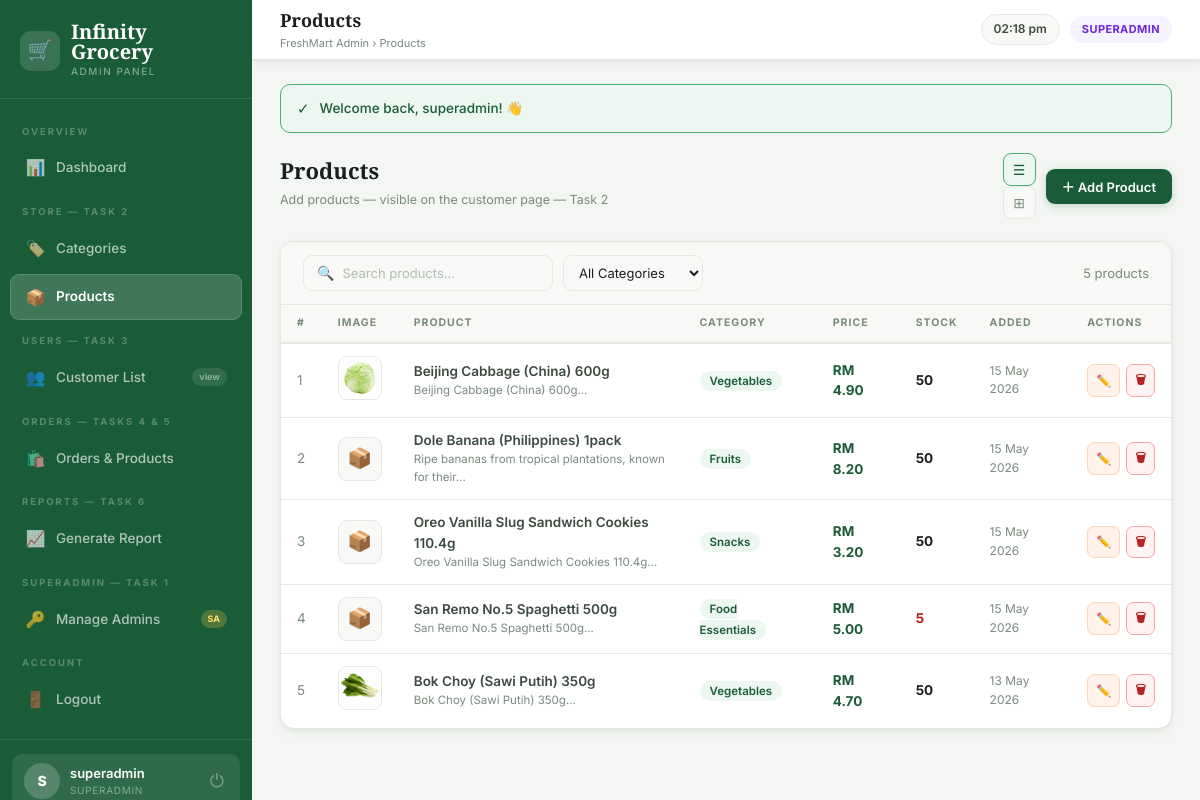
The page /admin/pages/products.php (signed in) on the database its author committed.
### tables this page shows
CREATE TABLE IF NOT EXISTS products (
    product_id INT PRIMARY KEY AUTO_INCREMENT,
    category_id int NOT NULL,
    name VARCHAR(255) NOT NULL,
    description TEXT,
    price DECIMAL(10, 2) NOT NULL,
    stock_quantity int NOT NULL,
    created_at TIMESTAMP NOT NULL DEFAULT CURRENT_TIMESTAMP,
    FOREIGN KEY (category_id) REFERENCES categories(category_id),
    product_image VARCHAR(255)
);

CREATE TABLE IF NOT EXISTS categories (
    category_id INT PRIMARY KEY AUTO_INCREMENT,
    category_name VARCHAR(255) NOT NULL UNIQUE
);

### admin/pages/products.php (the view, shortened to what this page needs)
<?php
require_once '../includes/auth.php';
$db = getDB();
$view    = $_GET['view'] ?? 'table';
$search  = sanitize($_GET['search'] ?? '');
$fcat    = (int)($_GET['category'] ?? 0);
$where   = "WHERE 1";
$result = $db->query("
    SELECT p.*, c.category_name
    FROM products p LEFT JOIN categories c ON p.category_id=c.category_id
    $where ORDER BY p.created_at DESC
");
$rows = [];
while ($r = $result->fetch_assoc()) $rows[] = $r;
require_once '../includes/header.php';
?>
<div class="page-head">
    <div>
        <h2>Products</h2>
        <p>Add products — visible on the customer page — Task 2</p>
    </div>
    <div style="display:flex;gap:10px;align-items:center">
        <div class="view-toggle">
            <a href="?view=table&search=<?= $search ?>&category=<?= $fcat ?>" class="vt-btn <?= $view==='table'?'active':'' ?>" title="Table">☰</a>
            <a href="?view=grid&search=<?= $search ?>&category=<?= $fcat ?>"  class="vt-btn <?= $view==='grid'?'active':'' ?>"  title="Grid">⊞</a>
        </div>
        <button class="btn btn-primary" onclick="openModal('addModal')">＋ Add Product</button>
    </div>
</div>
<div class="card">
    <div class="filters-row">
        <form method="GET" style="display:flex;gap:10px;align-items:center;flex-wrap:wrap">
            <div class="search-bar">
                <span class="si">🔍</span>
                <input type="text" name="search" placeholder="Search products..." value="<?= $search ?>">
            </div>
            <select name="category" onchange="this.form.submit()">
                <option value="">All Categories</option>
            </select>
        </form>
        <span style="margin-left:auto;font-size:13px;color:var(--text3)"><?= count($rows) ?> products</span>
    </div>
    <?php if (empty($rows)): ?>
        <div class="empty-state"><div class="ei">📦</div><p>No products found</p></div>
    <?php else: ?>
    <div class="table-wrap">
        <table>
            <thead>
                <tr>
                    <th>#</th><th>Image</th><th>Product</th><th>Category</th>
                    <th>Price</th><th>Stock</th><th>Added</th><th>Actions</th>
                </tr>
            </thead>
            <tbody>
            <?php $i=1; foreach ($rows as $p): ?>
            <tr>
                <td style="color:var(--text3)"><?= $i++ ?></td>
                <td>
                    <?php if ($p['product_image']): ?>
                    <img src="<?= sanitize($p['product_image']) ?>" class="p-thumb" alt=""
                         onerror="this.style.display='none';this.nextElementSibling.style.display='flex'">
                    <div class="p-thumb-ph" style="display:none">📦</div>
                    <?php else: ?><div class="p-thumb-ph">📦</div><?php endif; ?>
                </td>
                <td>
                    <div style="font-weight:600"><?= sanitize($p['name']) ?></div>
                    <?php if ($p['description']): ?>
                    <div style="font-size:11.5px;color:var(--text3)"><?= substr(sanitize($p['description']),0,55) ?>...</div>
                    <?php endif; ?>
                </td>
                <td>
                    <span style="background:var(--green-bg);color:var(--green);padding:3px 10px;border-radius:20px;font-size:11.5px;font-weight:600">
                        <?= sanitize($p['category_name']) ?>
                    </span>
                </td>
                <td><strong style="color:var(--green)"><?= formatRM($p['price']) ?></strong></td>
                <td>
                    <span style="font-weight:700;color:<?= $p['stock_quantity']<=5?'var(--red)':($p['stock_quantity']<=15?'var(--orange)':'var(--text)') ?>">
                        <?= $p['stock_quantity'] ?>
                    </span>
                </td>
                <td style="color:var(--text3);font-size:12px"><?= date('d M Y', strtotime($p['created_at'])) ?></td>
                <td>
                    <div style="display:flex;gap:6px">
                        <button class="btn btn-orange btn-sm btn-icon" onclick='editProduct(<?= htmlspecialchars(json_encode($p)) ?>)'>✏️</button>
                        <a href="products.php?delete=<?= $p['product_id'] ?>"
                           class="btn btn-danger btn-sm btn-icon"
                           onclick="return confirm('Delete?')">🗑</a>
                    </div>
                </td>
            </tr>
            <?php endforeach; ?>
            </tbody>
        </table>
    </div>
    <?php endif; ?>
</div>
<?php require_once '../includes/footer.php'; ?>

### admin/assets/css/style.css (style rules this page uses)
:root { --bg: #f4f6f3; --surface: #ffffff; --surface2: #f8f9f7; --border: #e4e8e2; --border2: #d0d5cc; --green: #1a5c38; --green2: #27764a; --green3: #4caf76; --green-lt: #d4edde; --green-bg: #edf7f1; --text: #1a1f1c; --text2: #3d4a40; --text3: #7a8a7e; --text4: #b0bcb4; --orange: #c95f1e; --orange-bg: #fef2eb; --red: #b91c1c; --red-bg: #fef2f2; --blue: #1d6fa4; --blue-bg: #eff6fc; --yellow: #a16207; --yellow-bg: #fefce8; --purple: #6d28d9; --purple-bg: #f5f3ff; --sidebar-w: 252px; --topbar-h: 60px; --radius: 10px; --radius-lg: 14px; --shadow: 0 1px 4px rgba(0,0,0,.06), 0 4px 12px rgba(0,0,0,.04); --shadow-md: 0 4px 20px rgba(0,0,0,.10); --shadow-lg: 0 8px 40px rgba(0,0,0,.14); --font: 'Inter', sans-serif; --font-s: 'Playfair Display', serif; }
*,*::before,*::after { margin:0;padding:0;box-sizing:border-box }
body { font-family:var(--font);background:var(--bg);color:var(--text);min-height:100vh;display:flex;font-size:14px;line-height:1.55 }
a { text-decoration:none;color:inherit }
button { font-family:var(--font) }
.page-head { display:flex;align-items:flex-start;justify-content:space-between;margin-bottom:22px;gap:12px }
.page-head h2 { font-family:var(--font-s);font-size:22px;font-weight:800 }
.page-head p { font-size:12.5px;color:var(--text3);margin-top:3px }
.card { background:var(--surface);border:1px solid var(--border);border-radius:var(--radius-lg);box-shadow:var(--shadow);overflow:hidden }
table { width:100%;border-collapse:collapse;font-size:13.5px }
thead tr { background:var(--surface2);border-bottom:2px solid var(--border) }
th { padding:10px 16px;text-align:left;font-size:10.5px;font-weight:700;letter-spacing:1px;text-transform:uppercase;color:var(--text3);white-space:nowrap }
td { padding:12px 16px;border-bottom:1px solid var(--border);vertical-align:middle;color:var(--text2) }
tbody tr:last-child td { border-bottom:none }
.btn { display:inline-flex;align-items:center;gap:6px;padding:8px 16px;border-radius:9px;border:none;cursor:pointer;font-family:var(--font);font-size:13px;font-weight:600;transition:all .16s;text-decoration:none;white-space:nowrap }
.btn-primary { background:var(--green);color:#fff;box-shadow:0 2px 8px rgba(26,92,56,.22) }
.btn-danger { background:var(--red-bg);color:var(--red);border:1px solid #fca5a5 }
.btn-orange { background:var(--orange-bg);color:var(--orange);border:1px solid #fcd5b5 }
.btn-sm { padding:5px 11px;font-size:12px;border-radius:7px }
.btn-icon { padding:6px 8px }
input[type=text],input[type=email],input[type=number],input[type=password],textarea,select { width:100%;background:var(--surface2);border:1.5px solid var(--border);border-radius:9px;padding:10px 13px;color:var(--text);font-family:var(--font);font-size:13.5px;outline:none;transition:all .17s }
select option { background:#fff }
.search-bar { display:flex;align-items:center;gap:8px;padding:0 13px;background:var(--surface2);border:1.5px solid var(--border);border-radius:9px;width:250px;transition:all .17s }
.search-bar .si { font-size:14px;color:var(--text4);flex-shrink:0 }
.search-bar input { border:none;background:transparent;padding:9px 0;font-size:13px;color:var(--text);outline:none;width:100%;box-shadow:none }
.search-bar input::placeholder { color:var(--text4) }
.filters-row { display:flex;align-items:center;gap:10px;padding:13px 22px;border-bottom:1px solid var(--border);background:var(--surface2);flex-wrap:wrap }
.filters-row select { width:auto;padding:8px 11px;font-size:13px }
.p-thumb { width:44px;height:44px;border-radius:9px;object-fit:cover;border:1px solid var(--border);background:var(--surface2);flex-shrink:0 }
.p-thumb-ph { width:44px;height:44px;border-radius:9px;background:var(--surface2);border:1px solid var(--border);display:flex;align-items:center;justify-content:center;font-size:20px;flex-shrink:0 }
.vt-btn { width:33px;height:33px;border-radius:8px;border:1.5px solid var(--border);background:var(--surface2);color:var(--text3);cursor:pointer;display:flex;align-items:center;justify-content:center;font-size:14px;transition:all .15s;text-decoration:none }
.vt-btn.active,.vt-btn:hover { background:var(--green-bg);border-color:var(--green3);color:var(--green) }

### rows shown on the page
products: product_image (picture), name "Beijing Cabbage (China) 600g", description "Beijing Cabbage (China) 600g", category.category_name "Vegetables", price "RM 4.90", stock_quantity "50", created_at "15 May 2026"
products: name "Dole Banana (Philippines) 1pack", description "Ripe bananas from tropical plantations, known for their", category.category_name "Fruits", price "RM 8.20", stock_quantity "50", created_at "15 May 2026"
products: name "Oreo Vanilla Slug Sandwich Cookies 110.4g", description "Oreo Vanilla Slug Sandwich Cookies 110.4g", category.category_name "Snacks", price "RM 3.20", stock_quantity "50", created_at "15 May 2026"
products: name "San Remo No.5 Spaghetti 500g", description "San Remo No.5 Spaghetti 500g", category.category_name "Food Essentials", price "RM 5.00", stock_quantity "5", created_at "15 May 2026"
products: product_image (picture), name "Bok Choy (Sawi Putih) 350g", description "Bok Choy (Sawi Putih) 350g", category.category_name "Vegetables", price "RM 4.70", stock_quantity "50", created_at "13 May 2026"

### other values the page prints
substr(getAdminName(),0,1) "S"
getAdminName() "superadmin"
$role "SUPERADMIN"
$page_title "Products"
$icon "✓"
$f['msg'] "Welcome back, superadmin! 👋"
count($rows) "5"
